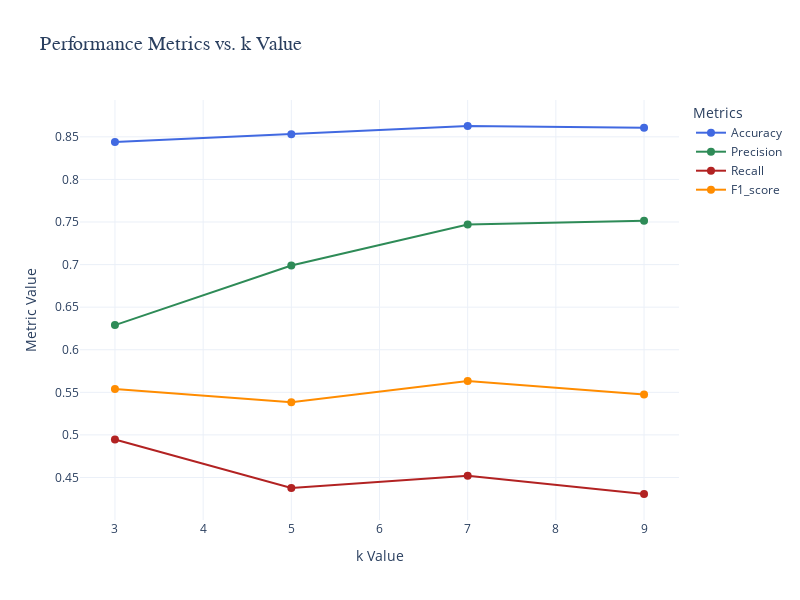

Notebook code cell kept with this figure:
### Code cell
plot_knn_metrics(k_values, chebyshev_results_df)

### Figure 1 — Plotly figure (JSON) as saved in the notebook; plotly's stock layout.template omitted (floating-point values rounded to 4 significant figures)
{"data": [{"line": {"color": "royalblue", "width": 2}, "marker": {"color": "royalblue", "size": 8}, "mode": "lines+markers", "name": "Accuracy", "type": "scatter", "x": [3, 5, 7, 9], "y": [0.8439, 0.853, 0.8627, 0.8606]}, {"line": {"color": "seagreen", "width": 2}, "marker": {"color": "seagreen", "size": 8}, "mode": "lines+markers", "name": "Precision", "type": "scatter", "x": [3, 5, 7, 9], "y": [0.629, 0.6989, 0.7471, 0.7516]}, {"line": {"color": "firebrick", "width": 2}, "marker": {"color": "firebrick", "size": 8}, "mode": "lines+markers", "name": "Recall", "type": "scatter", "x": [3, 5, 7, 9], "y": [0.4947, 0.4377, 0.452, 0.4306]}, {"line": {"color": "darkorange", "width": 2}, "marker": {"color": "darkorange", "size": 8}, "mode": "lines+markers", "name": "F1_score", "type": "scatter", "x": [3, 5, 7, 9], "y": [0.5538, 0.5383, 0.5632, 0.5475]}], "layout": {"height": 600, "legend": {"title": {"text": "Metrics"}}, "title": {"font": {"family": "Arial, sans-serif", "size": 20}, "text": "Performance Metrics vs. k Value"}, "width": 800, "xaxis": {"title": {"text": "k Value"}}, "yaxis": {"title": {"text": "Metric Value"}}}}
